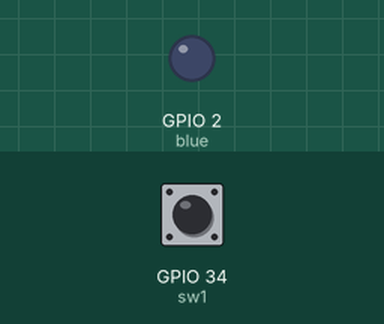
This sketch was run on a simulated ESP32. Parts: output pins drawn as LEDs (lit = HIGH). The test bench sets the inputs (shaded band); at power-on: GPIO 34 (sw1) HIGH. What the sketch prints to the serial monitor is not drawn.

Above: at 1.2 s.
1.3 s: GPIO 34 (sw1) pulled LOW for 0.15 s
At 1.38 s:
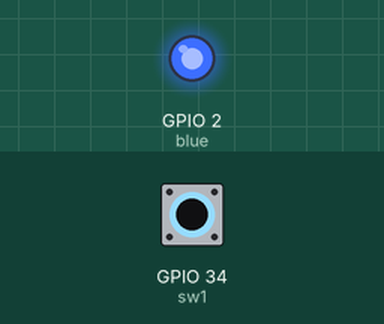
2.9 s: GPIO 34 (sw1) pulled LOW for 3.2 s
At 6.4 s:
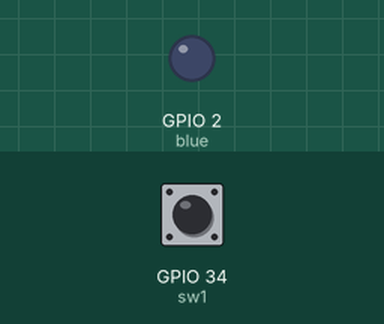
7.6 s: GPIO 34 (sw1) driven LOW
At 8.7 s:
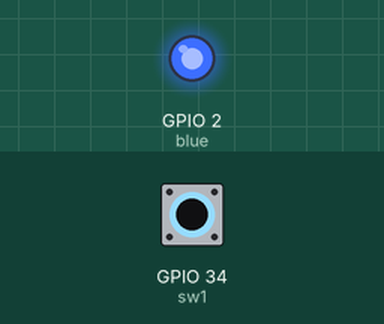
10.6 s: GPIO 34 (sw1) driven HIGH
At 11.1 s:
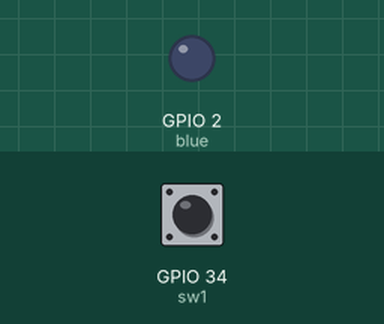
Timing chart, 0 to 13.6 s (numbered marks = the images above; inputs shaded):
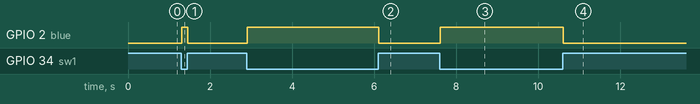

Measured:
- after the input at 1.3 s, GPIO 2 (blue): LOW → HIGH at once, → LOW 0.15 s later
- after the input at 2.9 s, GPIO 2 (blue): LOW → HIGH at once, → LOW 3.2 s later
- after the input at 7.6 s, GPIO 2 (blue): LOW → HIGH at once
- after the input at 10.6 s, GPIO 2 (blue): HIGH → LOW at once

The sketch:

05a_-_Button_and_Serial.ino
```cpp
int sw1 = 34;
int blue = 2;

void setup() {
  pinMode (sw1, INPUT);
  pinMode (blue, OUTPUT);
  Serial.begin(9600);
}

void loop() {
  int data = digitalRead(sw1);
  if (data == LOW){
    Serial.println("GOOD");
    digitalWrite(blue, HIGH);
  }
  else{
    Serial.println("BAD");
    digitalWrite(blue, LOW);
  }
}
```
